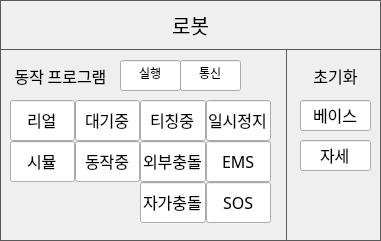
    <widget class="QFrame" name="FRAME_ROBOT">
     <property name="geometry">
      <rect>
       <x>440</x>
       <y>380</y>
       <width>381</width>
       <height>241</height>
      </rect>
     </property>
     <property name="styleSheet">
      <string notr="true">QFrame { 
   border: 1px solid #595959 
} 
QLabel {
	font: 12pt &quot;함초롬돋움&quot;;
}
QPushButton {
	border:1px solid #595959;
	font: 15pt &quot;함초롬돋움&quot;; 
}
QLineEdit {
	font: 12pt &quot;함초롬돋움&quot;;
}</string>
     </property>
     <property name="frameShape">
      <enum>QFrame::StyledPanel</enum>
     </property>
     <property name="frameShadow">
      <enum>QFrame::Raised</enum>
     </property>
     <widget class="QPushButton" name="BTN_DEV_INFO_ROBOT">
      <property name="geometry">
       <rect>
        <x>0</x>
        <y>0</y>
        <width>381</width>
        <height>50</height>
       </rect>
      </property>
      <property name="font">
       <font>
        <family>함초롬돋움</family>
        <pointsize>15</pointsize>
        <weight>50</weight>
        <italic>false</italic>
        <bold>false</bold>
       </font>
      </property>
      <property name="text">
       <string>로봇</string>
      </property>
     </widget>
     <widget class="QLabel" name="label_91">
      <property name="geometry">
       <rect>
        <x>10</x>
        <y>60</y>
        <width>101</width>
        <height>31</height>
       </rect>
      </property>
      <property name="font">
       <font>
        <family>함초롬돋움</family>
        <pointsize>12</pointsize>
        <weight>50</weight>
        <italic>false</italic>
        <bold>false</bold>
       </font>
      </property>
      <property name="styleSheet">
       <string notr="true">QLabel{ 
   border: 0px solid
} </string>
      </property>
      <property name="text">
       <string>동작 프로그램</string>
      </property>
      <property name="alignment">
       <set>Qt::AlignCenter</set>
      </property>
     </widget>
     <widget class="QLineEdit" name="LE_ROBOT_PRG_CONNECT">
      <property name="geometry">
       <rect>
        <x>180</x>
        <y>60</y>
        <width>61</width>
        <height>31</height>
       </rect>
      </property>
      <property name="text">
       <string>통신</string>
      </property>
      <property name="alignment">
       <set>Qt::AlignCenter</set>
      </property>
      <property name="readOnly">
       <bool>true</bool>
      </property>
     </widget>
     <widget class="QLineEdit" name="LE_ROBOT_PRG_WORKING_STATUS">
      <property name="geometry">
       <rect>
        <x>120</x>
        <y>60</y>
        <width>61</width>
        <height>31</height>
       </rect>
      </property>
      <property name="text">
       <string>실행</string>
      </property>
      <property name="alignment">
       <set>Qt::AlignCenter</set>
      </property>
      <property name="readOnly">
       <bool>true</bool>
      </property>
     </widget>
     <widget class="Line" name="line">
      <property name="geometry">
       <rect>
        <x>286</x>
        <y>50</y>
        <width>1</width>
        <height>191</height>
       </rect>
      </property>
      <property name="orientation">
       <enum>Qt::Vertical</enum>
      </property>
     </widget>
     <widget class="QLineEdit" name="LE_ROBOT_INIT_BASE_ANGLE">
      <property name="geometry">
       <rect>
        <x>300</x>
        <y>100</y>
        <width>71</width>
        <height>31</height>
       </rect>
      </property>
      <property name="font">
       <font>
        <family>함초롬돋움</family>
        <pointsize>12</pointsize>
        <weight>50</weight>
        <italic>false</italic>
        <bold>false</bold>
       </font>
      </property>
      <property name="text">
       <string>베이스</string>
      </property>
      <property name="alignment">
       <set>Qt::AlignCenter</set>
      </property>
      <property name="readOnly">
       <bool>true</bool>
      </property>
     </widget>
     <widget class="QLineEdit" name="LE_ROBOT_INIT_POSITION">
      <property name="geometry">
       <rect>
        <x>300</x>
        <y>140</y>
        <width>71</width>
        <height>31</height>
       </rect>
      </property>
      <property name="font">
       <font>
        <family>함초롬돋움</family>
        <pointsize>12</pointsize>
        <weight>50</weight>
        <italic>false</italic>
        <bold>false</bold>
       </font>
      </property>
      <property name="text">
       <string>자세</string>
      </property>
      <property name="alignment">
       <set>Qt::AlignCenter</set>
      </property>
      <property name="readOnly">
       <bool>true</bool>
      </property>
     </widget>
     <widget class="QLabel" name="label_92">
      <property name="geometry">
       <rect>
        <x>300</x>
        <y>60</y>
        <width>71</width>
        <height>31</height>
       </rect>
      </property>
      <property name="font">
       <font>
        <family>함초롬돋움</family>
        <pointsize>12</pointsize>
        <weight>50</weight>
        <italic>false</italic>
        <bold>false</bold>
       </font>
      </property>
      <property name="styleSheet">
       <string notr="true">QLabel{ 
   border: 0px solid
} </string>
      </property>
      <property name="text">
       <string>초기화</string>
      </property>
      <property name="alignment">
       <set>Qt::AlignCenter</set>
      </property>
     </widget>
     <widget class="QWidget" name="layoutWidget_10">
      <property name="geometry">
       <rect>
        <x>10</x>
        <y>100</y>
        <width>261</width>
        <height>125</height>
       </rect>
      </property>
      <layout class="QGridLayout" name="gridLayout_10">
       <property name="spacing">
        <number>0</number>
       </property>
       <item row="1" column="1">
        <widget class="QLineEdit" name="LE_ROBOT_STATE_MOVING">
         <property name="minimumSize">
          <size>
           <width>0</width>
           <height>41</height>
          </size>
         </property>
         <property name="maximumSize">
          <size>
           <width>70</width>
           <height>16777215</height>
          </size>
         </property>
         <property name="font">
          <font>
           <family>함초롬돋움</family>
           <pointsize>12</pointsize>
           <weight>50</weight>
           <italic>false</italic>
           <bold>false</bold>
          </font>
         </property>
         <property name="text">
          <string>동작중</string>
         </property>
         <property name="alignment">
          <set>Qt::AlignCenter</set>
         </property>
         <property name="readOnly">
          <bool>true</bool>
         </property>
        </widget>
       </item>
       <item row="0" column="1">
        <widget class="QLineEdit" name="LE_ROBOT_STATE_IDLE">
         <property name="minimumSize">
          <size>
           <width>0</width>
           <height>41</height>
          </size>
         </property>
         <property name="maximumSize">
          <size>
           <width>70</width>
           <height>16777215</height>
          </size>
         </property>
         <property name="font">
          <font>
           <family>함초롬돋움</family>
           <pointsize>12</pointsize>
           <weight>50</weight>
           <italic>false</italic>
           <bold>false</bold>
          </font>
         </property>
         <property name="text">
          <string>대기중</string>
         </property>
         <property name="alignment">
          <set>Qt::AlignCenter</set>
         </property>
         <property name="readOnly">
          <bool>true</bool>
         </property>
        </widget>
       </item>
       <item row="0" column="2">
        <widget class="QLineEdit" name="LE_ROBOT_STATUS_TEACHING">
         <property name="minimumSize">
          <size>
           <width>0</width>
           <height>41</height>
          </size>
         </property>
         <property name="maximumSize">
          <size>
           <width>70</width>
           <height>16777215</height>
          </size>
         </property>
         <property name="font">
          <font>
           <family>함초롬돋움</family>
           <pointsize>12</pointsize>
           <weight>50</weight>
           <italic>false</italic>
           <bold>false</bold>
          </font>
         </property>
         <property name="text">
          <string>티칭중</string>
         </property>
         <property name="alignment">
          <set>Qt::AlignCenter</set>
         </property>
         <property name="readOnly">
          <bool>true</bool>
         </property>
        </widget>
       </item>
       <item row="1" column="0">
        <widget class="QLineEdit" name="LE_PG_MODE_SIMULATION">
         <property name="minimumSize">
          <size>
           <width>0</width>
           <height>41</height>
          </size>
         </property>
         <property name="maximumSize">
          <size>
           <width>70</width>
           <height>16777215</height>
          </size>
         </property>
         <property name="font">
          <font>
           <family>함초롬돋움</family>
           <pointsize>12</pointsize>
           <weight>50</weight>
           <italic>false</italic>
           <bold>false</bold>
          </font>
         </property>
         <property name="text">
          <string>시뮬</string>
         </property>
         <property name="alignment">
          <set>Qt::AlignCenter</set>
         </property>
         <property name="readOnly">
          <bool>true</bool>
         </property>
        </widget>
       </item>
       <item row="0" column="0">
        <widget class="QLineEdit" name="LE_PG_MODE_REAL">
         <property name="minimumSize">
          <size>
           <width>0</width>
           <height>41</height>
          </size>
         </property>
         <property name="maximumSize">
          <size>
           <width>70</width>
           <height>16777215</height>
          </size>
         </property>
         <property name="font">
          <font>
           <family>함초롬돋움</family>
           <pointsize>12</pointsize>
           <weight>50</weight>
           <italic>false</italic>
           <bold>false</bold>
          </font>
         </property>
         <property name="text">
          <string>리얼</string>
         </property>
         <property name="alignment">
          <set>Qt::AlignCenter</set>
         </property>
         <property name="readOnly">
          <bool>true</bool>
         </property>
        </widget>
       </item>
       <item row="1" column="2">
        <widget class="QLineEdit" name="LE_ROBOT_STATUS_EXT_COLLISION">
         <property name="minimumSize">
          <size>
           <width>0</width>
           <height>41</height>
          </size>
         </property>
         <property name="maximumSize">
          <size>
           <width>70</width>
           <height>16777215</height>
          </size>
         </property>
         <property name="font">
          <font>
           <family>함초롬돋움</family>
           <pointsize>12</pointsize>
           <weight>50</weight>
           <italic>false</italic>
           <bold>false</bold>
          </font>
         </property>
         <property name="text">
          <string>외부충돌</string>
         </property>
         <property name="alignment">
          <set>Qt::AlignCenter</set>
         </property>
         <property name="readOnly">
          <bool>true</bool>
         </property>
        </widget>
       </item>
       <item row="2" column="2">
        <widget class="QLineEdit" name="LE_ROBOT_STATUS_SELF_COLLISION">
         <property name="minimumSize">
          <size>
           <width>0</width>
           <height>41</height>
          </size>
         </property>
         <property name="maximumSize">
          <size>
           <width>70</width>
           <height>16777215</height>
          </size>
         </property>
         <property name="font">
          <font>
           <family>함초롬돋움</family>
           <pointsize>12</pointsize>
           <weight>50</weight>
           <italic>false</italic>
           <bold>false</bold>
          </font>
         </property>
         <property name="text">
          <string>자가충돌</string>
         </property>
         <property name="alignment">
          <set>Qt::AlignCenter</set>
         </property>
         <property name="readOnly">
          <bool>true</bool>
         </property>
        </widget>
       </item>
       <item row="2" column="3">
        <widget class="QLineEdit" name="LE_ROBOT_STATUS_SOS">
         <property name="minimumSize">
          <size>
           <width>0</width>
           <height>41</height>
          </size>
         </property>
         <property name="maximumSize">
          <size>
           <width>70</width>
           <height>16777215</height>
          </size>
         </property>
         <property name="font">
          <font>
           <family>함초롬돋움</family>
           <pointsize>12</pointsize>
           <weight>50</weight>
           <italic>false</italic>
           <bold>false</bold>
          </font>
         </property>
         <property name="text">
          <string>SOS</string>
         </property>
         <property name="alignment">
          <set>Qt::AlignCenter</set>
         </property>
         <property name="readOnly">
          <bool>true</bool>
         </property>
        </widget>
       </item>
       <item row="1" column="3">
        <widget class="QLineEdit" name="LE_ROBOT_STATUS_EMS">
         <property name="minimumSize">
          <size>
           <width>0</width>
           <height>41</height>
          </size>
         </property>
         <property name="maximumSize">
          <size>
           <width>70</width>
           <height>16777215</height>
          </size>
         </property>
         <property name="font">
          <font>
           <family>함초롬돋움</family>
           <pointsize>12</pointsize>
           <weight>50</weight>
           <italic>false</italic>
           <bold>false</bold>
          </font>
         </property>
         <property name="text">
          <string>EMS</string>
         </property>
         <property name="alignment">
          <set>Qt::AlignCenter</set>
         </property>
         <property name="readOnly">
          <bool>true</bool>
         </property>
        </widget>
       </item>
       <item row="0" column="3">
        <widget class="QLineEdit" name="LE_ROBOT_STATUS_PAUSED">
         <property name="minimumSize">
          <size>
           <width>0</width>
           <height>41</height>
          </size>
         </property>
         <property name="maximumSize">
          <size>
           <width>70</width>
           <height>16777215</height>
          </size>
         </property>
         <property name="font">
          <font>
           <family>함초롬돋움</family>
           <pointsize>12</pointsize>
           <weight>50</weight>
           <italic>false</italic>
           <bold>false</bold>
          </font>
         </property>
         <property name="text">
          <string>일시정지</string>
         </property>
         <property name="alignment">
          <set>Qt::AlignCenter</set>
         </property>
         <property name="readOnly">
          <bool>true</bool>
         </property>
        </widget>
       </item>
      </layout>
     </widget>
    </widget>
